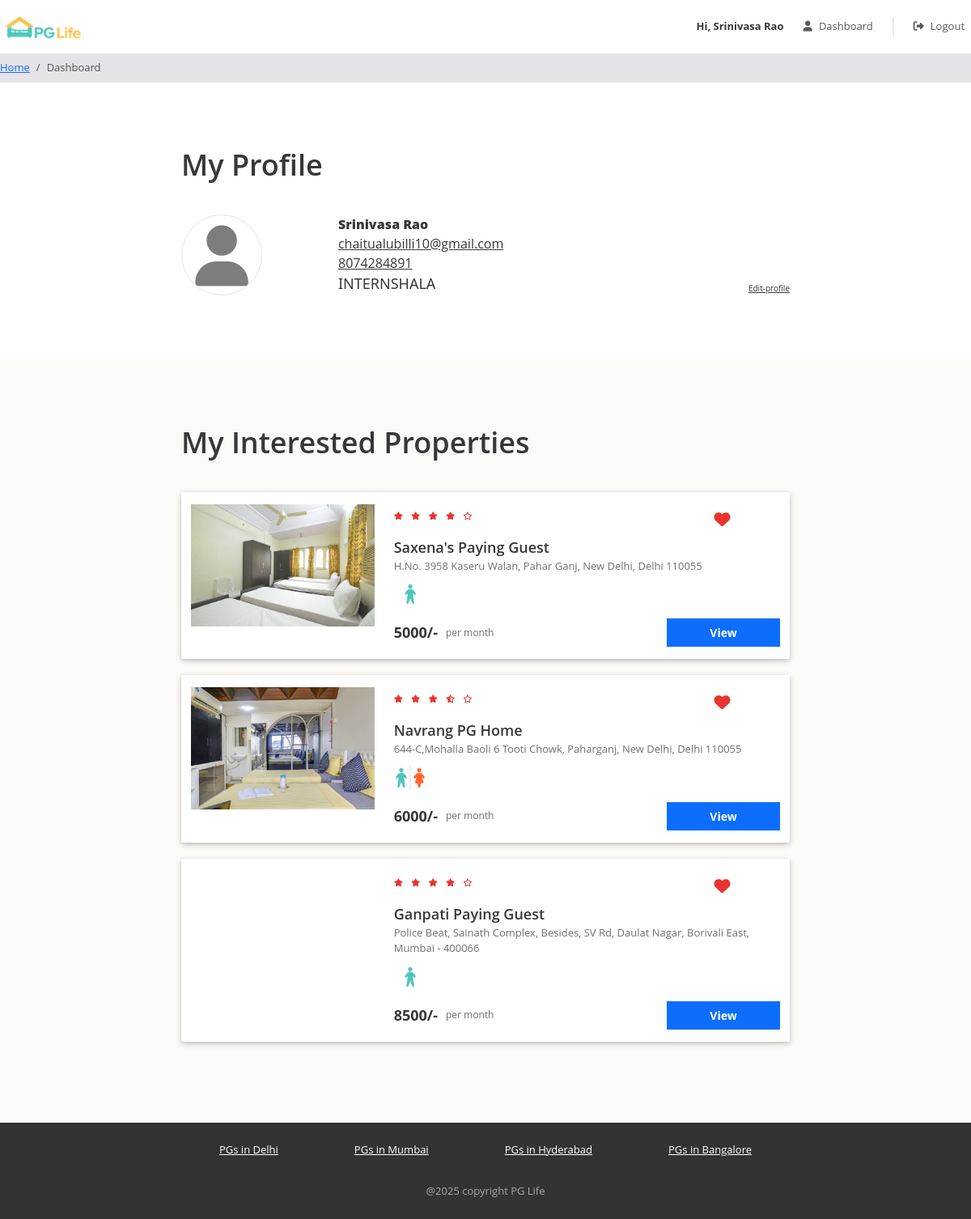
Page /dashboard.php (signed in) on the committed database.
### tables this page shows
CREATE TABLE `users` (
  `id` int(11) NOT NULL,
  `fullname` varchar(100) NOT NULL,
  `email` varchar(50) NOT NULL,
  `password` varchar(100) NOT NULL,
  `phone_number` varchar(10) NOT NULL
);

CREATE TABLE `intrested_users_properties` (
  `id` int(11) NOT NULL,
  `user_id` int(11) NOT NULL,
  `property_id` int(11) NOT NULL
);

CREATE TABLE `properties` (
  `id` int(11) NOT NULL,
  `city_id` int(11) NOT NULL,
  `name` varchar(100) NOT NULL,
  `address` varchar(255) NOT NULL,
  `description` longtext NOT NULL,
  `gender` enum('male','female','unisex') NOT NULL,
  `rent` int(11) NOT NULL,
  `rating_clean` float(2,1) NOT NULL,
  `rating_food` float(2,1) NOT NULL,
  `rating_safety` float(2,1) NOT NULL
);

### dashboard.php (the view, shortened to what this page needs)
<?php
    require("includes/database_connect.php");
    $user_id=$_SESSION['user_id'];
    $sql_1="SELECT * FROM users WHERE id='$user_id'";
    $result_1=mysqli_query($conn,$sql_1);
    $user=mysqli_fetch_assoc($result_1);
    $sql_2="SELECT * FROM intrested_users_properties iup
            INNER JOIN properties p ON iup.property_id=p.id
            WHERE iup.user_id=$user_id";
    $result_2=mysqli_query($conn,$sql_2);
    $intrested_properties=mysqli_fetch_all($result_2,MYSQLI_ASSOC);
?>
<!DOCTYPE html>
<html lang="en">
<head>
    <?php
        include "includes/header_links.php";
    ?>
    <link rel="stylesheet" href="css/dashboard.css" type="text/css">
</head>
<body>
    <?php
        include "includes/header.php";
    ?>
    <nav aria-label="breadcrumb" >
        <ol class="breadcrumb py-2">
            <li class="breadcrumb-item">
                <a href="home.php">Home</a>
            </li>
            <li class="breadcrumb-item active" aria-current="page">
                Dashboard
            </li>
        </ol>
    </nav>
    <div class="my-profile page-container">
        <h1>My Profile</h1>
        <div class="row">
            <div class="col-md-3 profile-img-container">
                <i class="fas fa-user profile-img"></i>
            </div>
            <div class="col-md-9">
                <div class="row no-glutters justify-content-between align-items-end">
                    <div class="col-6 profile">
                        <div class="name">
                            <?php
                                echo $user['fullname'];
                            ?>
                        </div>
                        <div class="email">
                            <?php
                                echo $user['email'];
                            ?>
                        </div>
                        <div class="phonenumber">
                            <?php
                                echo $user['phone_number'];
                            ?>
                        </div>
                        <div class="college">INTERNSHALA</div>
                    </div>
                    <div class="col-6 edit">
                        <div class="edit-profile">Edit-profile</div>
                    </div>
                </div>
            </div>
        </div>
    </div>
        <div class="my-interested-properties">
            <div class="page-container">
                <h1>My Interested Properties</h1>
                <?php
                    foreach($intrested_properties as $property){
                        $property_images=glob("img/properties/".$property['id']."/*");
                ?>
                <div class="property-card property-id-<?php echo $property['id'] ; ?> row">
                    <div class="image-container col-md-4">
                        <img src="<?= $property_images[0] ?>" />
                    </div>
                    <div class="content-container col-md-8">
                        <div class="row no-gutters justify-content-between">
                            <?php
                                $total_rating=($property['rating_clean']+$property['rating_food']+$property['rating_safety'])/3;
                                $total_rating=round($total_rating,1);
                            ?>
                            <div class="star-container col-md-4" title="<?= $total_rating ?>">
                                <?php
                                    for($i=0 ;$i<5;$i++){
                                        if($total_rating >= $i + 0.8){
                                ?>        <i class="fas fa-star" ></i>
                                    <?php }
                                        elseif ($total_rating >= $i + 0.3) {
                                    ?>
                                            <i class="fas fa-star-half-alt" ></i>
                                    <?php }
                                        else{
                                    ?>
                                            <i class="far fa-star"></i>
                                    <?php }
                                    }
                                    ?>
                            </div>
                            <div class="interested-container col-md-4">
                                <i class="is-interested-image fas fa-heart" property_id="<?= $property['id'] ?>"></i>
                            </div>
                        </div>
                        <div class="detail-container">
                            <div class="property-name">
                                <?= $property['name'] ?>
                            </div>
                            <div class="property-address">
                                <?= $property['address'] ?>
                            </div>
                            <div class="property-gender">
                                <img src="img/<?= $property['gender'] ?>.png">
                            </div>
                        </div>
                        <div class="row no-gutters">
                            <div class="rent-container col-6">
                                <div class="rent"><?= $property['rent'] ?>/-</div>
                                <div class="rent-unit">per month</div>
                            </div>
                            <div class="button-container col-6">
                                <a href="property_detail.php?property_id=<?= $property['id'] ?>" class="btn btn-primary">View</a>
                            </div>
                        </div>
                    </div>
                </div>
                <?php } ?>
            </div>
        </div>
    <?php
        include "includes/footer.php";
    ?>
</body>
</html>

### css/common.css (style rules this page uses)
* { box-sizing: border-box; font-family: 'Open Sans', sans-serif; }
body { color: #373737; font-size: 16px; position: relative; }
h1, h2, h3, h4, h5, h6 { font-weight: 600; }
h1 { font-size: 36px; margin-bottom: 40px; }
.btn-primary, .btn-warning, .btn-danger { color: white; font-weight: bold; }
.breadcrumb { background-color: #e5e3e8; font-size: 13px; border-radius: 0px; margin-bottom: 0px; }
.page-container { max-width: 800px; padding: 80px 24px; margin: auto; }

### css/dashboard.css (style rules this page uses)
.page-container { height:1000%; }
.profile-img { color: #7d7d7d; font-size: 75px; text-align: center; border: 1px solid #e4e4e4; border-radius: 50%; height: 100px; width: 100px; line-height: 100px; }
.edit-profile { text-align: end; font-size: 10px; text-decoration: underline; cursor: pointer; }
.name { font-weight:900; }
.email, .phonenumber { font-weight:500; text-decoration: underline; }
.college { font-size:large; font-family:'Segoe UI', Tahoma, Geneva, Verdana, sans-serif ; }
.my-interested-properties { background-color: #fcfaf7; }
.property-card { background-color: #ffffff; border-radius: 2px; padding: 15px 0px; margin: 20px auto; box-shadow: 0 2px 5px 0 rgba(0, 0, 0, 0.16), 0 2px 10px 0 rgba(0, 0, 0, 0.12); }
.image-container { text-align: center; }
.image-container img { width: 100%; max-width: 300px; }
.star-container i { color: #EA322E; font-size: 10px; margin-right: 6px; }
.interested-container { text-align: center; padding: 8px 16px; }
.interested-container i { color: #EA322E; font-size: 20px; cursor: pointer; }
.detail-container { padding-bottom: 10px; }
.property-name { font-size: 18px; font-weight: 600; }
.property-address { color: #6f6f6f; font-size: 13px; padding-bottom: 5px; }
.property-gender img { width: 40px; }
.rent-container { display: flex; align-items: center; }
.rent { font-size: 18px; font-weight: bold; padding-right: 10px; }
.rent-unit { color: #6f6f6f; font-size: 12px; }
.button-container .btn { font-size: 14px; border-radius: 0px; width: 140px; float: right; }

### rows in the picture
users: fullname "Srinivasa Rao", email "chaitualubilli10@gmail.com", phone_number "8074284891"
intrested_users_properties: shows a picture, property.name "Saxena's Paying Guest", property.address "H.No. 3958 Kaseru Walan, Pahar Ganj, New Delhi, Delhi 110055", property.gender (picture), property.rent "5000"
intrested_users_properties: shows a picture, property.name "Navrang PG Home", property.address "644-C,Mohalla Baoli 6 Tooti Chowk, Paharganj, New Delhi, Delhi 110055", property.gender (picture), property.rent "6000"
intrested_users_properties: property.name "Ganpati Paying Guest", property.address "Police Beat, Sainath Complex, Besides, SV Rd, Daulat Nagar, Borivali East, Mumbai - 400066", property.gender (picture), property.rent "8500"

### other values in the picture
$_SESSION['fullname'] "Srinivasa Rao"
